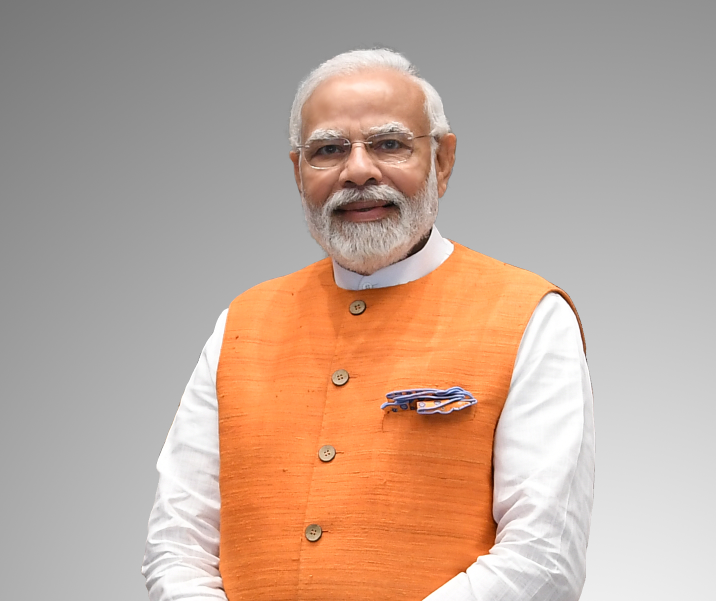
#> input picture 6307733789072887313.png, 1431 x 1202 px (shown at 1/2 size)
$ python ass1.py
#> lines starting #> are read from the running program, lines starting #| are printed output that depends on the picture
# Assessment 1: Applying three lossless compression techniques—Run-Length Encoding (RLE), Golomb Coding, and LZW—on a sample image

from PIL import Image
import numpy as np
import math
import matplotlib.pyplot as plt

# ----------------------------
# Load and show original image
# ----------------------------
image_path = "6307733789072887313.png"   # make sure image is in same folder

original = Image.open(image_path).convert("L")
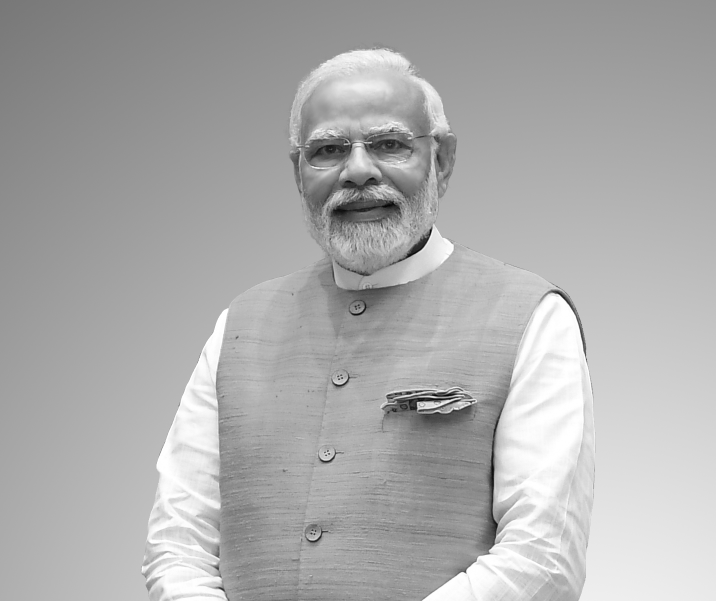
#> original: PIL image 1431x1202 L (shown at 1/2 size); min 2, max 255, mean 172.4

# Show original image
plt.imshow(original, cmap='gray')
plt.title("Original Image")
plt.axis('off')
plt.show()

# ----------------------------
# Resize image
# ----------------------------
img = original.resize((64, 64))
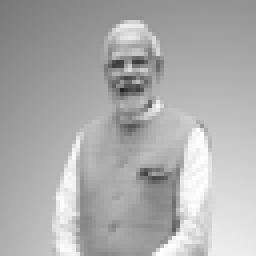
#> img: PIL image 64x64 L (shown 4 times larger); min 35, max 255, mean 172.4

# Show resized image
plt.imshow(img, cmap='gray')
plt.title("Resized Image (64x64)")
plt.axis('off')
plt.show()

# ----------------------------
# Convert to array
# ----------------------------
pixels = np.array(img)
data = pixels.flatten().tolist()
#> data = 4096 values, max 255 at index 2162, min 35 at index 1438, mean 172.4

print("Total pixels:", len(data))
#| Total pixels: 4096


# ----------------------------
# 1. Run-Length Encoding (RLE)
# ----------------------------
def rle_encode(data):
    encoding = []
    prev = data[0]
#> prev = 120
    count = 1

    for i in range(1, len(data)):
        if data[i] == prev:
            count += 1
        else:
            encoding.append((prev, count))
            prev = data[i]
            count = 1
#> this loop made 4095 passes
#> (prev, count) on passes 1, 2, 3, 4, 5, 6, 8, 9, 10, 11, 13, 14: (121, 1), (122, 1), (123, 1), (124, 1), (125, 1), (126, 1), (127, 1), (128, 1), (129, 1), (130, 1), (131, 1), (132, 1)
#> count on passes 7, 12, 16, 20, 23, 25: 2, 2, 2, 2, 2, 2
#> after the loop, encoding = 3143 pairs, first value 35 to 255, second value 1 to 16

    encoding.append((prev, count))
    return encoding


rle_output = rle_encode(data)
#> rle_output = 3144 pairs, first value 35 to 255, second value 1 to 16
print("RLE size:", len(rle_output))
#| RLE size: 3144


# ----------------------------
# 2. Golomb Coding
# ----------------------------
def golomb_encode(numbers, m):
    result = ""
    b = math.ceil(math.log2(m))

    for n in numbers:
        q = n // m
        r = n % m

        unary = '1' * q + '0'
        binary = format(r, f'0{b}b')

        result += unary + binary + " "

    return result.strip()


counts = [count for _, count in rle_output]
#> counts = 3144 values, max 16 at index 156, min 1 at index 0, mean 1.3
golomb_output = golomb_encode(counts, m=4)
#> the loop in golomb_encode, `for n in numbers:` made 3144 passes
#> (n, q, r, unary, binary) on passes 11 to 13: (2, 0, 2, '0', '10'), (1, 0, 1, '0', '01'), (1, 0, 1, '0', '01')

print("Golomb encoded length:", len(golomb_output))
#| Golomb encoded length: 12711


# ----------------------------
# 3. LZW Encoding
# ----------------------------
def lzw_encode(data):
    dictionary = {str(i): i for i in set(data)}
#> dictionary = 185 items
    dict_size = len(dictionary)
#> dict_size = 185

    w = ""
    result = []

    for value in data:
        k = str(value)
        wk = w + "," + k if w else k

        if wk in dictionary:
            w = wk
        else:
            result.append(dictionary[w])
            dictionary[wk] = dict_size
            dict_size += 1
            w = k
#> this loop made 4096 passes
#> (value, k, wk, w) on passes 1, 2, 3, 4, 5, 6, 7, 9, 10, 11, 12, 14: (120, '120', '120', '120'), (121, '121', '120,121', '121'), (122, '122', '121,122', '122'), (123, '123', '122,123', '123'), (124, '124', '123,124', '124'), (125, '125', '124,125', '125'), (126, '126', '125,126', '126'), (127, '127', '126,127', '127'), (128, '128', '127,128', '128'), (129, '129', '128,129', '129'), (130, '130', '129,130', '130'), (131, '131', '130,131', '131')
#> (value, k, w) on passes 8, 13, 17, 21, 24, 26: (126, '126', '126'), (130, '130', '130'), (133, '133', '133'), (136, '136', '136'), (138, '138', '138'), (139, '139', '139')

    if w:
        result.append(dictionary[w])

    return result


lzw_output = lzw_encode(data)
print("LZW size:", len(lzw_output))
#| LZW size: 2479


# ----------------------------
# Compression Summary
# ----------------------------
original_size = len(data)

print("\n--- Compression Summary ---")
print("Original size:", original_size)
#| Original size: 4096
print("RLE size:", len(rle_output))
#| RLE size: 3144
print("LZW size:", len(lzw_output))
#| LZW size: 2479
